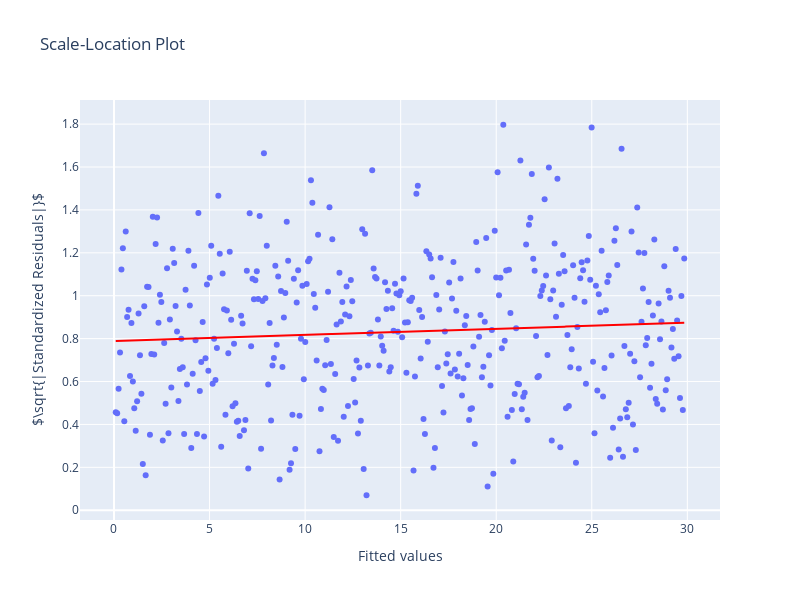

The notebook cell saved with this chart:
### Markdown cell above
7. To diagnose the homoscedasticity make a Scale-Location plot using a `scatter` between the fitted values and the square root of the absolute residuals

### Code cell
fig = px.scatter(x =fitted, y=residual_norm_abs_sqrt, 
                 trendline_color_override="red",
                 trendline="ols", 
                 height=600, width=800,
                 title='Scale-Location Plot')
fig.update_layout(xaxis_title="Fitted values", yaxis_title=r'$\sqrt{|Standardized Residuals|}$')
fig.show()

### Figure 1 — Plotly figure (JSON) as saved in the notebook; plotly's stock layout.template omitted (floating-point values rounded to 4 significant figures; data arrays with more than 128 entries replaced by an {"elided": "..."} marker saying what was removed)
{"data": [{"hovertemplate": "x=%{x}<br>y=%{y}<extra></extra>", "legendgroup": "", "marker": {"color": "#636efa", "symbol": "circle"}, "mode": "markers", "name": "", "orientation": "v", "showlegend": false, "type": "scatter", "x": {"elided": "400 float values"}, "xaxis": "x", "y": {"elided": "400 float values"}, "yaxis": "y"}, {"hovertemplate": "<b>OLS trendline</b><br>y = 0.00282753 * x + 0.789247<br>R<sup>2</sup>=0.005198<br><br>x=%{x}<br>y=%{y} <b>(trend)</b><extra></extra>", "legendgroup": "", "line": {"color": "red"}, "marker": {"color": "#636efa", "symbol": "circle"}, "mode": "lines", "name": "", "showlegend": false, "type": "scatter", "x": {"elided": "400 float values"}, "xaxis": "x", "y": {"elided": "400 float values"}, "yaxis": "y"}], "layout": {"height": 600, "legend": {"tracegroupgap": 0}, "title": {"text": "Scale-Location Plot"}, "width": 800, "xaxis": {"anchor": "y", "domain": [0, 1], "title": {"text": "Fitted values"}}, "yaxis": {"anchor": "x", "domain": [0, 1], "title": {"text": "$\\sqrt{|Standardized Residuals|}$"}}}}
